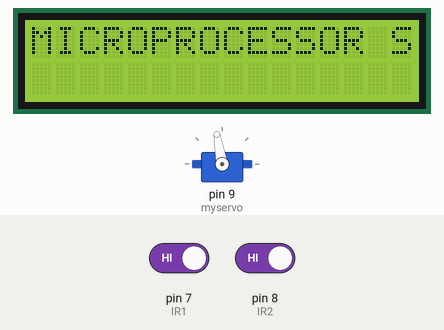
Simulated run of this sketch. Board: Arduino Uno, built with avr-gcc and run on an emulated ATmega328P. Parts: 16×2 character LCD, servo. The inputs (shaded band) are chosen by the test bench; at power-on: pin 7 (IR1) HIGH, pin 8 (IR2) HIGH.

Above: at 3.5 s.
At 14.1 s:
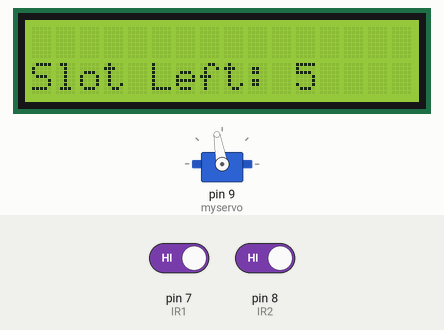
14.2 s: pin 7 (IR1) driven LOW
At 14.8 s:
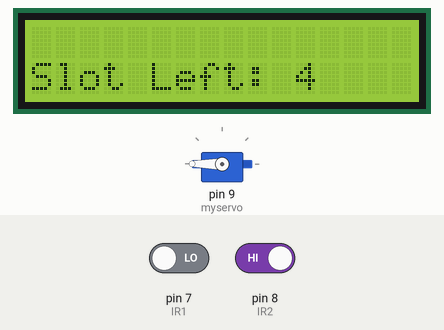
15.7 s: pin 8 (IR2) driven LOW
At 18.5 s:
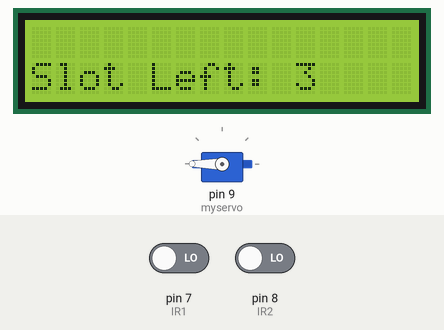
18.7 s: pin 8 (IR2) driven HIGH
20.2 s: pin 8 (IR2) driven LOW
At 23.5 s:
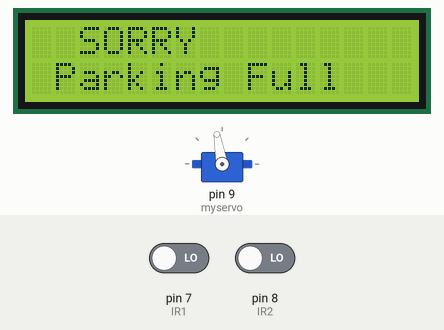
Timing chart, 0 to 24.2 s (numbered marks = the images above; inputs shaded):
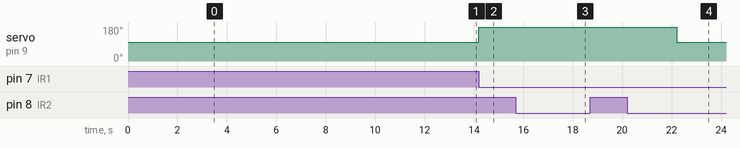

The sketch:

Arduino_code.ino
```cpp
#include <LiquidCrystal.h>
#include<Wire.h>
#include <Servo.h>

const int rs = 12, en = 11, d4 = 5, d5 = 4, d6 = 3, d7 = 2;
LiquidCrystal lcd(rs, en, d4, d5, d6, d7);
  int IR1 = 7; // IR Sensor 1
  int IR2 = 8; // IR Sensor 2
  Servo myservo;
  int Slot = 5;      //Enter Total number of parking Slots
  int flag1 = 0;
  int flag2 = 0;
void setup() {
  // set up the LCD's number of columns and rows:
  lcd.begin(16, 2);
  pinMode(IR1, INPUT);
  pinMode(IR2, INPUT);
  myservo.attach(9);
  myservo.write(100);
   lcd.setCursor(0,0);
  String msg_1 = ("WELCOME TO OUR");
  lcd.print(msg_1);
  delay(2000);
  for (int pos=0 ; pos<msg_1.length() ; pos++){
    lcd.scrollDisplayLeft();
    delay(100);
  }
  lcd.clear();
  lcd.setCursor(0,0);
  String msg_2 = ("MICROPROCESSOR SYSTEM PROJECT.....");
  lcd.print(msg_2);
  delay(2000);
  for (int pos=0 ; pos<msg_2.length() ; pos++){
    lcd.scrollDisplayLeft();
    delay(100);
  }
  lcd.clear();
 lcd.setCursor(0,0);
  String msg_3 = ("2020-EE-351, 353, 361");
  lcd.print(msg_3);
  delay(2000);
  for (int pos=0 ; pos<msg_3.length() ; pos++){
    lcd.scrollDisplayLeft();
    delay(100);
  }
  lcd.clear();

}
void loop() {
if(digitalRead (IR1) == LOW && flag1==0){
if(Slot>0){flag1=1;
if(flag2==0){myservo.write(180); Slot = Slot-1;}
}else{
lcd.setCursor (0,0);
lcd.print("  SORRY   ");
lcd.setCursor (0,1);
lcd.print(" Parking Full ");
delay (3000);
lcd.clear();
}
}
if(digitalRead (IR2) == LOW && flag2==0){flag2=1;
if(flag1==0){myservo.write(180); Slot = Slot+1;}
}
if(flag1==1 && flag2==1){
delay (1000);
myservo.write(100);
flag1=0, flag2=0;
}
lcd.setCursor (0,0);
lcd.setCursor (0,1);
lcd.print("Slot Left: ");
lcd.print(Slot);
}
```

Measured:
- after the input at 14.2 s, servo on pin 9 (myservo): 100° → 180° at once; the display: changes at once (image 2)
- after the input at 15.7 s, the display: changes after 2.0 s (image 3)
- after the input at 20.2 s, servo on pin 9 (myservo): 180° → 100° after 2.0 s; the display: first changes after 2.0 s (image 4 shows a later state)
- what the display in image 0 shows lasts 2.0 s, from 3.5 s to 5.5 s
